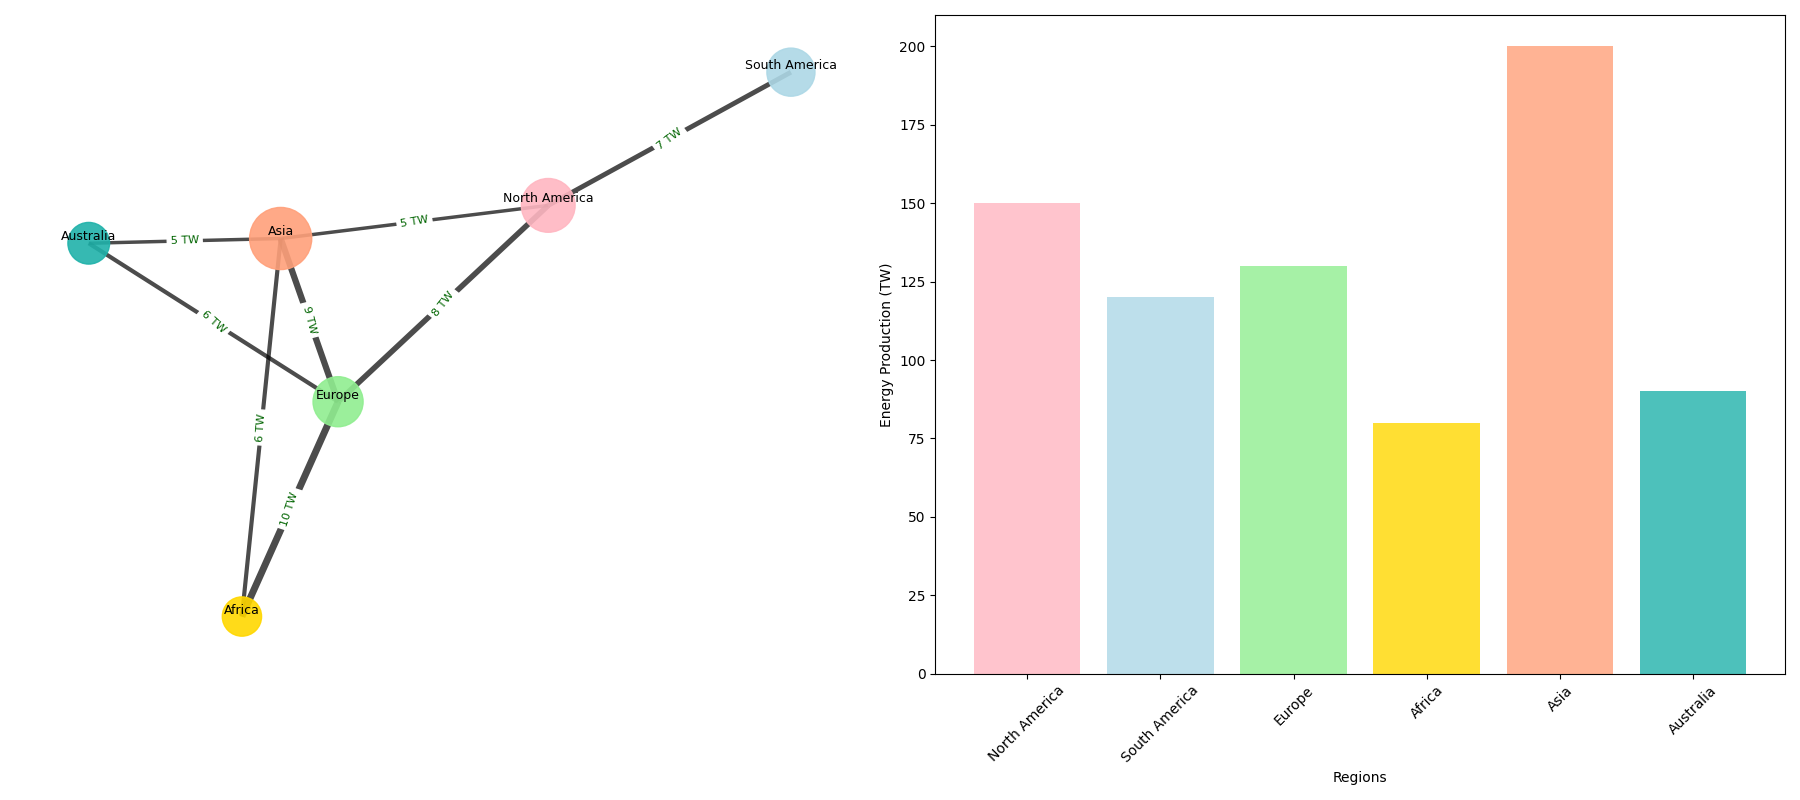

The script that drew this image:
import matplotlib.pyplot as plt
import networkx as nx
import numpy as np

regions = [
    "North America", "South America", "Europe", "Africa",
    "Asia", "Australia"
]

energy_exchanges = [
    ("North America", "South America", 7),
    ("North America", "Europe", 8),
    ("Europe", "Africa", 10),
    ("Africa", "Asia", 6),
    ("Asia", "Australia", 5),
    # Removed exchanges involving Antarctica
    ("Europe", "Asia", 9),
    ("North America", "Asia", 5),
    ("Europe", "Australia", 6),
]

annual_energy_production = {
    "North America": 150,
    "South America": 120,
    "Europe": 130,
    "Africa": 80,
    "Asia": 200,
    "Australia": 90
}

G = nx.Graph()
G.add_nodes_from(regions)
G.add_weighted_edges_from(energy_exchanges)

pos = nx.spring_layout(G, seed=42)

node_colors = ['#FFB6C1', '#ADD8E6', '#90EE90', '#FFD700', '#FFA07A', '#20B2AA']
node_sizes = [annual_energy_production[region] * 10 for region in regions]

fig, axes = plt.subplots(1, 2, figsize=(18, 8))
plt.subplots_adjust(wspace=0.4)

nx.draw_networkx_nodes(G, pos, ax=axes[0], node_size=node_sizes, node_color=node_colors, alpha=0.9)
edge_weights = nx.get_edge_attributes(G, 'weight')
nx.draw_networkx_edges(G, pos, ax=axes[0], width=[0.5 * weight for weight in edge_weights.values()], alpha=0.7)
nx.draw_networkx_labels(G, pos, ax=axes[0], font_size=9, font_family='sans-serif', verticalalignment='bottom')
edge_labels = {(u, v): f"{d['weight']} TW" for u, v, d in G.edges(data=True)}
nx.draw_networkx_edge_labels(G, pos, ax=axes[0], edge_labels=edge_labels, font_color='darkgreen', font_size=8)
axes[0].axis('off')

regions_list = list(annual_energy_production.keys())
energy_values = list(annual_energy_production.values())
axes[1].bar(regions_list, energy_values, color=node_colors, alpha=0.8)
axes[1].set_ylabel("Energy Production (TW)")
axes[1].set_xlabel("Regions")
axes[1].tick_params(axis='x', rotation=45)

plt.tight_layout()
plt.show()
